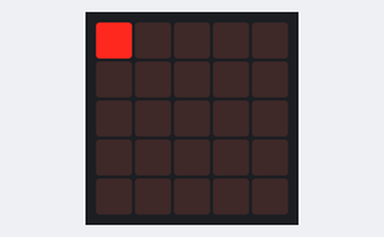
Simulated run of this program. Board: BBC micro:bit running MicroPython. On the bench: the board's 5×5 LED display.

Above: at 0.01 s.
At 0.61 s:
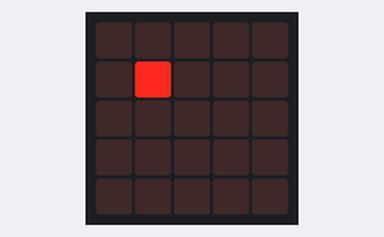
At 1.21 s:
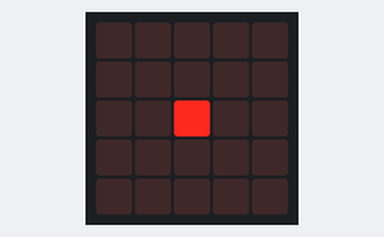
At 2.71 s:
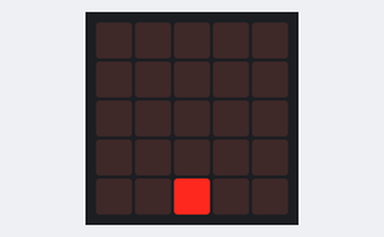
At 3.91 s:
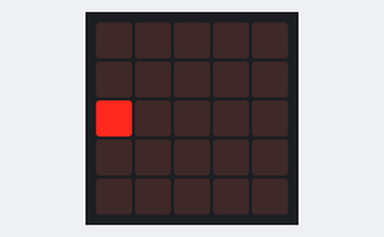
At 5.42 s:
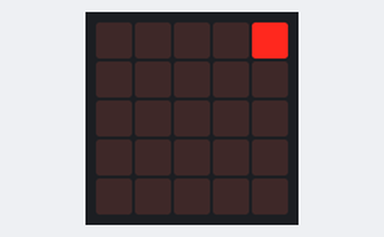

The program:

13_2.py
```python
from microbit import *
tiempo=50;
while True:
    for y in range (0,5,1):
        for x in range (0,5,1):
            display.set_pixel(x,y,9)
            sleep (tiempo)
            display.set_pixel (x,y,0)
            sleep (tiempo)

    for y in range (4,-1,-1):
        for x in range (4,-1,-1):
            display.set_pixel(x,y,9)
            sleep (tiempo)
            display.set_pixel (x,y,0)
            sleep (tiempo)
display.clear()
```

Measured:
- by itself, everything shown: repeats every 5.0 s, in 100 steps
